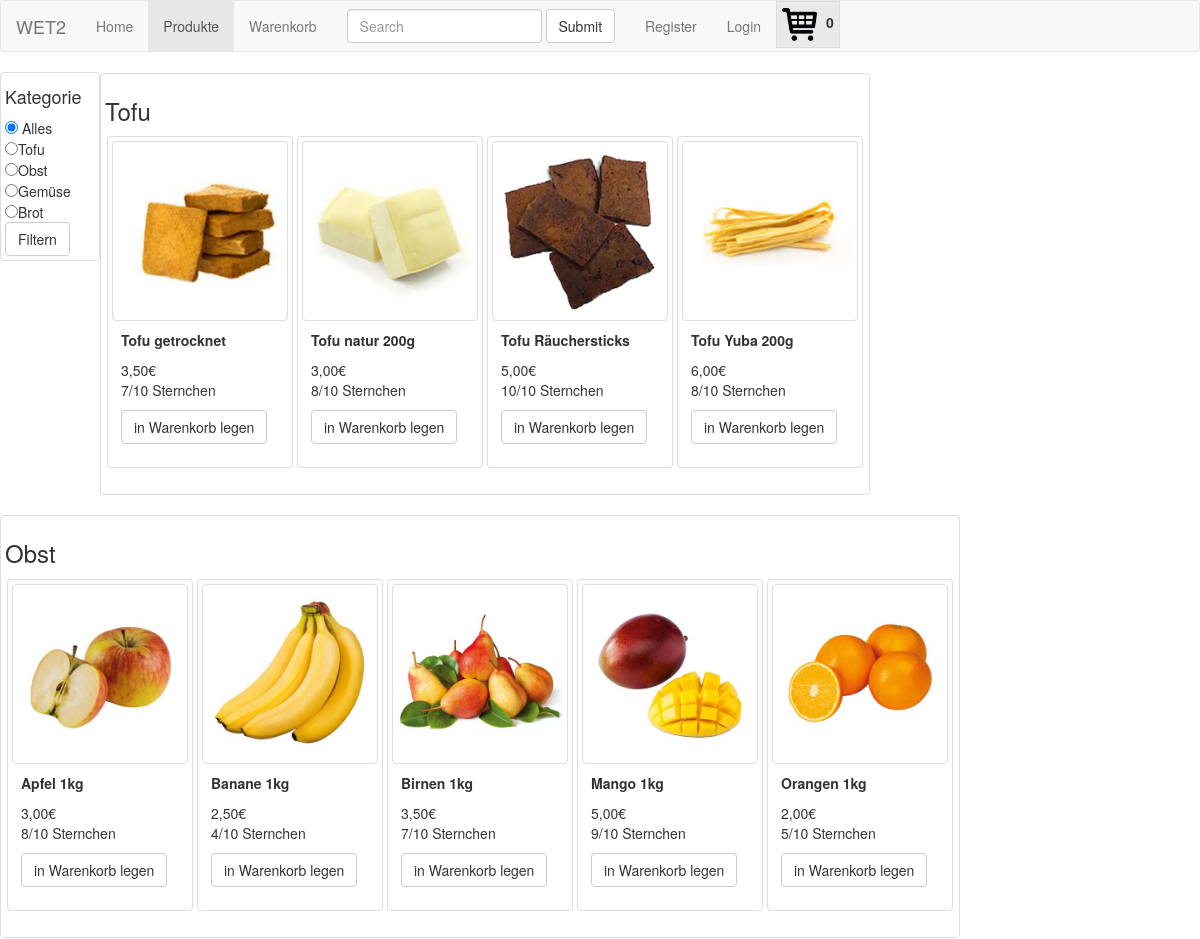
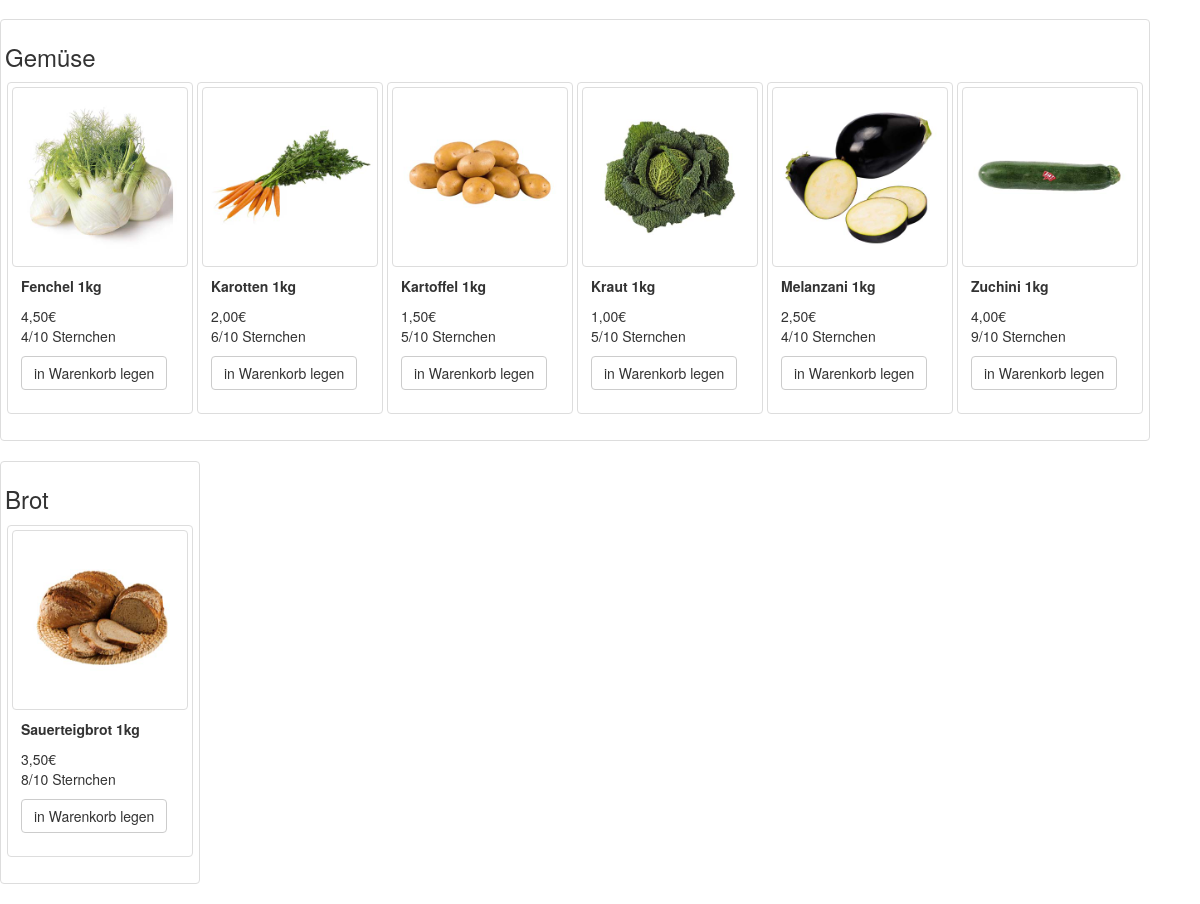
Page /index.php?tab=produkte on the committed database (2 pictures, top to bottom).
### tables this page shows
CREATE TABLE `produkte` (
  `pid` int(11) NOT NULL,
  `bezeichnung` varchar(40) NOT NULL,
  `beschreibung` text,
  `preis` double NOT NULL COMMENT '€',
  `bewertung` int(11) NOT NULL DEFAULT '5',
  `katid` int(11) NOT NULL,
  `bildref` varchar(40) NOT NULL,
  `lagerbestand` int(11) DEFAULT NULL,
  `lieferbar` tinyint(1) DEFAULT NULL
);

CREATE TABLE `kategorie` (
  `katid` int(11) NOT NULL,
  `katbezeichnung` varchar(40) NOT NULL
);

### model/Produkt.class.php (called while the page is built, shortened)
<?php
class Produkt {
    function __construct($pid,$bezeichnung,$preis,$bewertung,$kategorie,$bildref){
		$this->pid = $pid;
		$this->bezeichnung = $bezeichnung;
		$this->preis = $preis;
		$this->bewertung = $bewertung;
	}
}
?>

### utility/DB.class.php (the view, shortened to what this page needs)
<?php
class newDB {
    private $con = null;
    function doConnect(){
        $this->con = mysqli_connect("localhost","root","","web2webshop");
        $this->con->set_charset('UTF-8');
    }
    function printKatlist($checkkat){
        $query = 'SELECT `katbezeichnung` FROM `kategorie` ORDER BY `katbezeichnung` DESC';
        $res = mysqli_query($this->con, $query);
        while($kat = mysqli_fetch_object($res)){
        echo '<input type="radio" name="kat" value="'.$kat->katbezeichnung.'"';
                if ($kat->katbezeichnung == $checkkat){
                    echo "checked";
                }
        echo '>'.$kat->katbezeichnung.'<br>';
        }
    }
    function printProduktliste($katb) {
        if ($katb == 'Alles'){
            $query = 'SELECT `pid`, `bezeichnung`, `preis`, `bewertung`, `katbezeichnung` FROM `produkte` JOIN `kategorie` using(`katid`) ORDER BY `katbezeichnung` DESC,`bezeichnung`';
        } elseif ($katb == 'Gem�se') {
            $query = 'SELECT `pid`, `bezeichnung`, `preis`, `bewertung`, `katbezeichnung` FROM `produkte` JOIN `kategorie` using(`katid`) WHERE `katid` = "2" ORDER BY `katbezeichnung` DESC,`bezeichnung`';
        } else {
            $query = 'SELECT `pid`, `bezeichnung`, `preis`, `bewertung`, `katbezeichnung` FROM `produkte` JOIN `kategorie` using(`katid`) WHERE `katbezeichnung` = "'.$katb .'" ORDER BY `katbezeichnung` DESC,`bezeichnung`';
        }
        $res = mysqli_query($this->con, $query);
        $kat = "x";
        while($produkt = mysqli_fetch_object($res)){
            $tempProd = new Produkt($produkt->pid, $produkt->bezeichnung, $produkt->preis, $produkt->bewertung, $produkt->katbezeichnung, "bildref");
            if ($kat != $produkt->katbezeichnung){
                echo "</div> <div id='".$produkt->katbezeichnung."' style='float:left' class='thumbnail'>"
                     . "<h3>".$produkt->katbezeichnung."</h3>" ;
            }
            $kat = $produkt->katbezeichnung;
            echo '  <div class="ProdTile" id="prod'.$tempProd->pid.'" style="width:190px; padding:2px; float:left">';
            echo '    <div class="thumbnail ui-widget-content">';
            echo '      <img value="'.$tempProd->pid.'" src="res/img/prod'.$tempProd->pid.'.jpg".pid alt="'.$tempProd->bezeichnung.'" style="width: 180px; height: 180px;" class="img-thumbnail">';
            echo '      <div class="caption">';
            echo '        <p><b>'.$tempProd->bezeichnung.'<p></b>';
            echo '        <p>'.number_format($tempProd->preis ,"2",",",".").'€<br>';
            echo '        '.$tempProd->bewertung.'/10 Sternchen</p>';
            echo '        <p><input class="btn btn-default" type="button" value="in Warenkorb legen" onclick="add_to_cart('.$tempProd->pid.')"></p>';
            echo '      </div>';
            echo '    </div>';
            echo '  </div>';
        }
            echo '  </div>';
            echo '  </div>';
    }
}

### index.php (shortened to what this page needs)
<?php
    include ("utility/DB.class.php");
    include("model/Produkt.class.php");
    if (!isset($_SESSION['user'])){
    $u = new User;
    $u->rolle="anon";
    }
?>
<!DOCTYPE html>
<html>
    <head>
        <link rel="stylesheet" href="https://maxcdn.bootstrapcdn.com/bootstrap/3.3.7/css/bootstrap.min.css">
            <link href="res/css/jquery-ui.css" rel="stylesheet">
        <link rel="stylesheet" href="res/css/custom.css" rel="stylesheet" type="text/css" />
    </head>
    <body>
        <?php
            include("inc/navigation.php");
        ?>
        <div id="content">
        <?php
            switch($_GET['tab']) {
            case 'produkte':
                include  ("sites/produkte.php");
                break;
            }
        ?>
    </body>
</html>

### inc/navigation.php (shortened to what this page needs)
<nav class="navbar navbar-default">
  <div class="container-fluid">
    <div class="navbar-header">
      <a class="navbar-brand">WET2</a>
    </div>
    <div class="collapse navbar-collapse" id="bs-example-navbar-collapse-1">
      <ul class="nav navbar-nav">
<?php
if ((!empty($_SESSION['user'])) && $_SESSION['user']->rolle == "kunde") {
    $xmlnav = simplexml_load_file("config/navigation2.xml");
}
elseif ((!empty($_SESSION['user'])) && $_SESSION['user']->rolle == "admin") {
    $xmlnav = simplexml_load_file("config/navigation3.xml");
}
else {
    $xmlnav = simplexml_load_file("config/navigation1.xml");
}
    foreach($xmlnav->eintrag as $eintrag){
        if ($_GET['tab'] == $eintrag->link_to) {
            echo "<li class='active' ";
        } else {echo "<li ";}
        echo "> <a href = 'index.php?tab=".$eintrag->link_to."'>".$eintrag->title."</a></li>";
        }
    echo "  <form class='navbar-form navbar-left'>
                <div class='form-group'>
                    <input type='text' class='form-control' placeholder='Search' onkeyup=searchProd('Tofu')>
                </div>
                <button type='submit' class='btn btn-default'>Submit</button>
            </form>
        <ul class ='nav navbar-nav navbar-right'>";
        include 'inc/logstatus.inc.php';
        include 'inc/cartstatus.inc.php';
?>
      </ul>
    </div>
  </div>
</nav>

### inc/logstatus.inc.php
<?php
if (isset($_SESSION['user']) && (
        ($_SESSION['user']->rolle == "kunde") ||
        ($_SESSION['user']->rolle == "admin")
    )){
       echo '<li><a> Hallo '.$_SESSION['user']->username. '! </a></li><li><a href="index.php?tab=logout"> Logout </a></li>';
    } else {
       echo '<li><a href="index.php?tab=register"> Register </a></li>'
           .'<li><a href="index.php?tab=login"> Login </a></li>';
    }

### inc/cartstatus.inc.php (shortened to what this page needs)
<?php
if (isset($_SESSION['user']) && ($_SESSION['user']->rolle != "admin")) {
    $count=0;
       echo '<li> '
            . '<div id="cart" style=" padding-right: 5px;" class="ui-widget-header">'
               . '<img src ="res\img\cart.png" alt="CART" style="width: 45px; height: 45px; padding: 5px;" >'
               . '<span id="cart_cnt">  '.$count.'  </span> '
            . '</div>'
            .'</li>';
    }

### sites/produkte.php (shortened to what this page needs)
<?php
        $db = new newDB();
        $db->doConnect();
 ?>
<div id="Katauswahl" class="col-md-1 thumbnail">
    <h4> Kategorie </h4>
    <form class="form-horizontal" action="" method="post" name="Katradio" id="Katradio">
        <div>
            <input type="radio" name="kat" value="Alles" checked> Alles<br>
            <?php
                $db->printKatlist("");
            ?>
        </div>
        <div>
            <button type="submit" class="btn btn-default" name="Katsubmit">Filtern</button>
        </div>
    </form>
</div>
<div id="Produktanzeige" class="col-md-10">
    <?php
    if(!isset($_POST['kat'])){
        $db->printProduktliste('Alles');
    } else {
        $db->printProduktliste($_POST['kat']);
    }
    ?>

### rows in the picture
produkte: katid.katbezeichnung "Tofu", shows a picture, bezeichnung "Tofu getrocknet", preis "3,50", bewertung "7"
produkte: shows a picture, bezeichnung "Tofu natur 200g", preis "3,00", bewertung "8"
produkte: shows a picture, bezeichnung "Tofu Räuchersticks", preis "5,00", bewertung "10"
produkte: shows a picture, bezeichnung "Tofu Yuba 200g", preis "6,00", bewertung "8"
produkte: katid.katbezeichnung "Obst", shows a picture, bezeichnung "Apfel 1kg", preis "3,00", bewertung "8"
produkte: shows a picture, bezeichnung "Banane 1kg", preis "2,50", bewertung "4"
produkte: shows a picture, bezeichnung "Birnen 1kg", preis "3,50", bewertung "7"
produkte: shows a picture, bezeichnung "Mango 1kg", preis "5,00", bewertung "9"
produkte: shows a picture, bezeichnung "Orangen 1kg", preis "2,00", bewertung "5"
produkte: katid.katbezeichnung "Gemüse", shows a picture, bezeichnung "Fenchel 1kg", preis "4,50", bewertung "4"
produkte: shows a picture, bezeichnung "Karotten 1kg", preis "2,00", bewertung "6"
produkte: shows a picture, bezeichnung "Kartoffel 1kg", preis "1,50", bewertung "5"
produkte: shows a picture, bezeichnung "Kraut 1kg", preis "1,00", bewertung "5"
produkte: shows a picture, bezeichnung "Melanzani 1kg", preis "2,50", bewertung "4"
produkte: shows a picture, bezeichnung "Zuchini 1kg", preis "4,00", bewertung "9"
produkte: katid.katbezeichnung "Brot", $tempProd->pid 1 (drawn), shows a picture, bezeichnung "Sauerteigbrot 1kg", preis "3,50", bewertung "8"

### other values in the picture
$eintrag->title "Home"
$eintrag->title "Produkte"
$eintrag->title "Warenkorb"
$count "0"
$kat->katbezeichnung "Tofu"
$kat->katbezeichnung "Obst"
$kat->katbezeichnung "Gemüse"
$kat->katbezeichnung "Brot"
